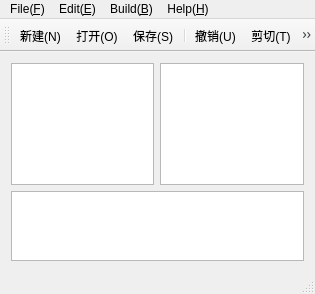
<?xml version="1.0" encoding="UTF-8"?>
<ui version="4.0">
 <class>MainWindow</class>
 <widget class="QMainWindow" name="MainWindow">
  <property name="geometry">
   <rect>
    <x>0</x>
    <y>0</y>
    <width>315</width>
    <height>294</height>
   </rect>
  </property>
  <property name="sizePolicy">
   <sizepolicy hsizetype="Expanding" vsizetype="Expanding">
    <horstretch>0</horstretch>
    <verstretch>0</verstretch>
   </sizepolicy>
  </property>
  <property name="windowTitle">
   <string>MainWindow</string>
  </property>
  <widget class="QWidget" name="centralWidget">
   <property name="sizePolicy">
    <sizepolicy hsizetype="Expanding" vsizetype="Expanding">
     <horstretch>0</horstretch>
     <verstretch>0</verstretch>
    </sizepolicy>
   </property>
   <layout class="QGridLayout" name="gridLayout_3">
    <item row="0" column="0">
     <layout class="QGridLayout" name="gridLayout_2">
      <item row="0" column="0">
       <layout class="QGridLayout" name="gridLayout">
        <item row="0" column="1">
         <widget class="QTextEdit" name="textEdit_2"/>
        </item>
        <item row="0" column="0">
         <widget class="QTextEdit" name="textEdit"/>
        </item>
       </layout>
      </item>
      <item row="1" column="0">
       <widget class="QTextEdit" name="textEdit_3">
        <property name="sizePolicy">
         <sizepolicy hsizetype="Expanding" vsizetype="Maximum">
          <horstretch>0</horstretch>
          <verstretch>0</verstretch>
         </sizepolicy>
        </property>
        <property name="maximumSize">
         <size>
          <width>16777215</width>
          <height>80</height>
         </size>
        </property>
       </widget>
      </item>
     </layout>
    </item>
   </layout>
  </widget>
  <widget class="QMenuBar" name="menuBar">
   <property name="geometry">
    <rect>
     <x>0</x>
     <y>0</y>
     <width>315</width>
     <height>17</height>
    </rect>
   </property>
   <widget class="QMenu" name="menu_F">
    <property name="title">
     <string>File(&amp;F)</string>
    </property>
    <addaction name="action_N"/>
    <addaction name="action_O"/>
    <addaction name="action_S"/>
    <addaction name="action_A"/>
    <addaction name="action_C_2"/>
    <addaction name="actionExit_X"/>
   </widget>
   <widget class="QMenu" name="menuEdit_E">
    <property name="title">
     <string>Edit(&amp;E)</string>
    </property>
    <addaction name="action_U"/>
    <addaction name="action_T"/>
    <addaction name="action_C"/>
    <addaction name="action_P_2"/>
    <addaction name="action_L"/>
    <addaction name="action_F"/>
   </widget>
   <widget class="QMenu" name="menuBuild_B">
    <property name="title">
     <string>Build(&amp;B)</string>
    </property>
    <addaction name="action_Asm"/>
    <addaction name="actionBin"/>
    <addaction name="actionCoe"/>
    <addaction name="action"/>
   </widget>
   <widget class="QMenu" name="menuHelp_H">
    <property name="title">
     <string>Help(&amp;H)</string>
    </property>
    <addaction name="action_H"/>
   </widget>
   <addaction name="menu_F"/>
   <addaction name="menuEdit_E"/>
   <addaction name="menuBuild_B"/>
   <addaction name="menuHelp_H"/>
  </widget>
  <widget class="QToolBar" name="mainToolBar">
   <attribute name="toolBarArea">
    <enum>TopToolBarArea</enum>
   </attribute>
   <attribute name="toolBarBreak">
    <bool>false</bool>
   </attribute>
   <addaction name="action_N"/>
   <addaction name="action_O"/>
   <addaction name="action_S"/>
   <addaction name="separator"/>
   <addaction name="action_U"/>
   <addaction name="action_T"/>
   <addaction name="action_C"/>
   <addaction name="action_P_2"/>
   <addaction name="separator"/>
   <addaction name="action_F"/>
  </widget>
  <widget class="QStatusBar" name="statusBar"/>
  <action name="action_N">
   <property name="icon">
    <iconset resource="myicons.qrc">
     <normaloff>:/myimages/images/document-new.png</normaloff>:/myimages/images/document-new.png</iconset>
   </property>
   <property name="text">
    <string>新建(&amp;N)</string>
   </property>
   <property name="shortcut">
    <string>Ctrl+N</string>
   </property>
  </action>
  <action name="action_O">
   <property name="icon">
    <iconset resource="myicons.qrc">
     <normaloff>:/myimages/images/document-open.png</normaloff>:/myimages/images/document-open.png</iconset>
   </property>
   <property name="text">
    <string>打开(&amp;O)</string>
   </property>
   <property name="shortcut">
    <string>Ctrl+O</string>
   </property>
  </action>
  <action name="action_S">
   <property name="icon">
    <iconset resource="myicons.qrc">
     <normaloff>:/myimages/images/document-save.png</normaloff>:/myimages/images/document-save.png</iconset>
   </property>
   <property name="text">
    <string>保存(&amp;S)</string>
   </property>
   <property name="shortcut">
    <string>Ctrl+S</string>
   </property>
  </action>
  <action name="action_A">
   <property name="icon">
    <iconset resource="myicons.qrc">
     <normaloff>:/myimages/images/document-save-as.png</normaloff>:/myimages/images/document-save-as.png</iconset>
   </property>
   <property name="text">
    <string>另存为(&amp;A)</string>
   </property>
   <property name="shortcut">
    <string>Ctrl+Shift+S</string>
   </property>
  </action>
  <action name="actionExit_X">
   <property name="icon">
    <iconset resource="myicons.qrc">
     <normaloff>:/myimages/images/exit.png</normaloff>:/myimages/images/exit.png</iconset>
   </property>
   <property name="text">
    <string>Exit(&amp;X)</string>
   </property>
  </action>
  <action name="action_U">
   <property name="icon">
    <iconset resource="myicons.qrc">
     <normaloff>:/myimages/images/edit-undo.png</normaloff>:/myimages/images/edit-undo.png</iconset>
   </property>
   <property name="text">
    <string>撤销(&amp;U)</string>
   </property>
   <property name="shortcut">
    <string>Ctrl+Z</string>
   </property>
  </action>
  <action name="action_T">
   <property name="icon">
    <iconset resource="myicons.qrc">
     <normaloff>:/myimages/images/editcut.png</normaloff>:/myimages/images/editcut.png</iconset>
   </property>
   <property name="text">
    <string>剪切(&amp;T)</string>
   </property>
   <property name="shortcut">
    <string>Ctrl+X</string>
   </property>
  </action>
  <action name="action_C">
   <property name="icon">
    <iconset resource="myicons.qrc">
     <normaloff>:/myimages/images/editcopy.png</normaloff>:/myimages/images/editcopy.png</iconset>
   </property>
   <property name="text">
    <string>复制(&amp;C)</string>
   </property>
   <property name="shortcut">
    <string>Ctrl+C</string>
   </property>
  </action>
  <action name="action_P_2">
   <property name="icon">
    <iconset resource="myicons.qrc">
     <normaloff>:/myimages/images/editpaste.png</normaloff>:/myimages/images/editpaste.png</iconset>
   </property>
   <property name="text">
    <string>粘贴(&amp;P)</string>
   </property>
   <property name="shortcut">
    <string>Ctrl+V</string>
   </property>
  </action>
  <action name="action_L">
   <property name="icon">
    <iconset resource="myicons.qrc">
     <normaloff>:/myimages/images/gtk-close.png</normaloff>:/myimages/images/gtk-close.png</iconset>
   </property>
   <property name="text">
    <string>删除(&amp;L)</string>
   </property>
   <property name="shortcut">
    <string>Del</string>
   </property>
  </action>
  <action name="action_F">
   <property name="icon">
    <iconset resource="myicons.qrc">
     <normaloff>:/myimages/images/edit-find.png</normaloff>:/myimages/images/edit-find.png</iconset>
   </property>
   <property name="text">
    <string>查找(&amp;F)</string>
   </property>
   <property name="shortcut">
    <string>Ctrl+F</string>
   </property>
  </action>
  <action name="action_Asm">
   <property name="text">
    <string>汇编(Asm)</string>
   </property>
  </action>
  <action name="actionCoe">
   <property name="text">
    <string>生成Coe</string>
   </property>
  </action>
  <action name="action">
   <property name="text">
    <string>反汇编</string>
   </property>
  </action>
  <action name="action_H">
   <property name="icon">
    <iconset resource="myicons.qrc">
     <normaloff>:/myimages/images/help.png</normaloff>:/myimages/images/help.png</iconset>
   </property>
   <property name="text">
    <string>帮助(&amp;H)</string>
   </property>
  </action>
  <action name="action_C_2">
   <property name="icon">
    <iconset resource="myicons.qrc">
     <normaloff>:/myimages/images/gtk-close.png</normaloff>:/myimages/images/gtk-close.png</iconset>
   </property>
   <property name="text">
    <string>关闭(&amp;C)</string>
   </property>
  </action>
  <action name="actionBin">
   <property name="text">
    <string>生成Bin</string>
   </property>
  </action>
 </widget>
 <layoutdefault spacing="6" margin="11"/>
 <resources>
  <include location="myicons.qrc"/>
 </resources>
 <connections/>
</ui>
